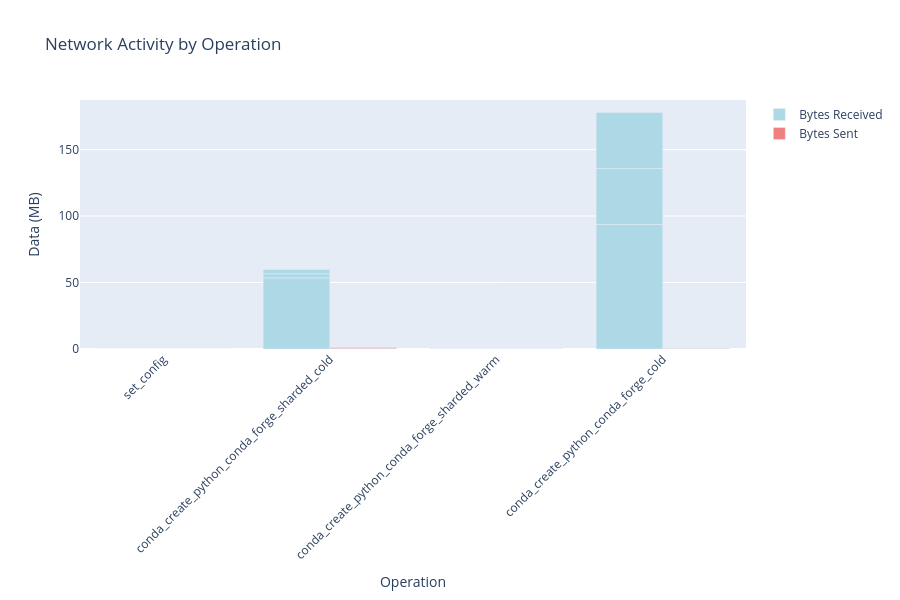

Notebook source saved alongside this figure:
### Markdown cell above
## Network Activity

### Code cell
# Filter out operations with no network activity for clearer visualization
df_network = df[(df['bytes_recv'] > 0) | (df['bytes_sent'] > 0)].copy()

# Grouped bar chart for bytes received vs sent
fig = go.Figure()
fig.add_trace(go.Bar(
    name='Bytes Received',
    x=df_network['name'],
    y=df_network['bytes_recv_mb'],
    marker_color='lightblue'
))
fig.add_trace(go.Bar(
    name='Bytes Sent',
    x=df_network['name'],
    y=df_network['bytes_sent_mb'],
    marker_color='lightcoral'
))

fig.update_layout(
    title='Network Activity by Operation',
    xaxis_title='Operation',
    yaxis_title='Data (MB)',
    barmode='group',
    xaxis_tickangle=-45,
    height=600
)
fig.show()

### Figure 1 — Plotly figure (JSON) as saved in the notebook; plotly's stock layout.template omitted (floating-point values rounded to 4 significant figures)
{"data": [{"marker": {"color": "lightblue"}, "name": "Bytes Received", "type": "bar", "x": ["set_config", "conda_create_python_conda_forge_sharded_cold", "conda_create_python_conda_forge_sharded_cold", "conda_create_python_conda_forge_sharded_cold", "conda_create_python_conda_forge_sharded_warm", "conda_create_python_conda_forge_sharded_warm", "conda_create_python_conda_forge_sharded_warm", "conda_create_python_conda_forge_cold", "conda_create_python_conda_forge_cold", "conda_create_python_conda_forge_cold"], "y": [0.000248, 53.53, 3.138, 3.137, 0.01745, 0.01745, 0.01745, 93.64, 42.14, 42.14]}, {"marker": {"color": "lightcoral"}, "name": "Bytes Sent", "type": "bar", "x": ["set_config", "conda_create_python_conda_forge_sharded_cold", "conda_create_python_conda_forge_sharded_cold", "conda_create_python_conda_forge_sharded_cold", "conda_create_python_conda_forge_sharded_warm", "conda_create_python_conda_forge_sharded_warm", "conda_create_python_conda_forge_sharded_warm", "conda_create_python_conda_forge_cold", "conda_create_python_conda_forge_cold", "conda_create_python_conda_forge_cold"], "y": [0.0, 0.6097, 0.4004, 0.4001, 0.02812, 0.02812, 0.02812, 0.2983, 0.1346, 0.1293]}], "layout": {"barmode": "group", "height": 600, "title": {"text": "Network Activity by Operation"}, "xaxis": {"tickangle": -45, "title": {"text": "Operation"}}, "yaxis": {"title": {"text": "Data (MB)"}}}}
